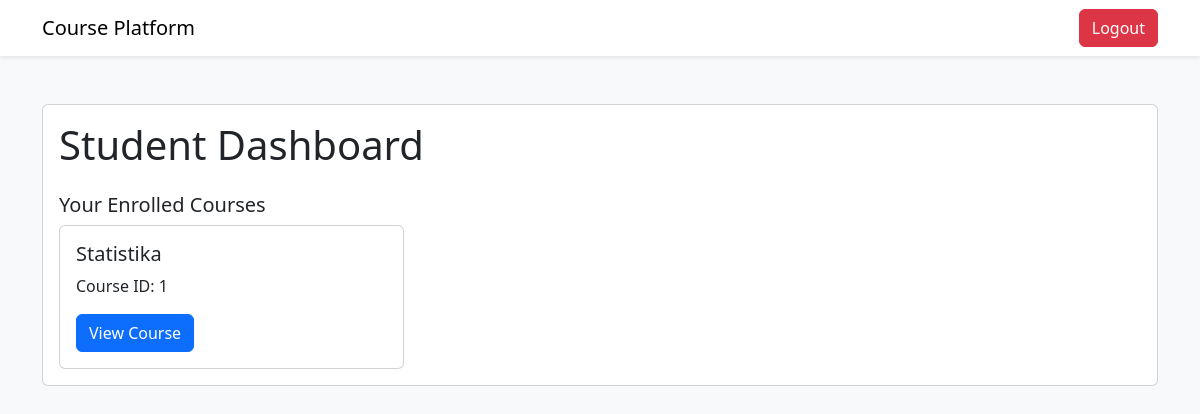
Before: /student/courses (signed in) with the older database file.
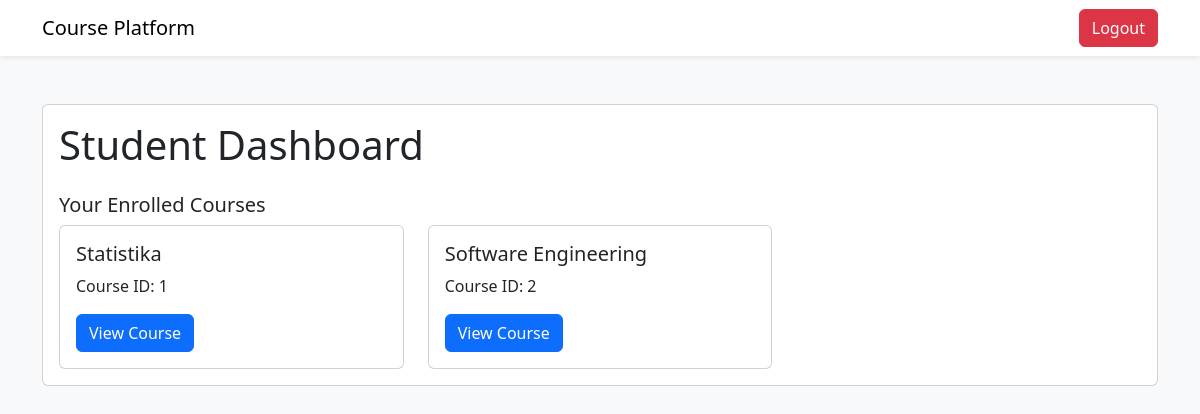
After: the same page with the newer database file.
### tables this page shows
CREATE TABLE peserta_has_kursus (
                id_peserta INTEGER,
                id_kursus INTEGER,
                FOREIGN KEY (id_peserta) REFERENCES peserta(id_peserta),
                FOREIGN KEY (id_kursus) REFERENCES kursus(id_kursus)
            );

CREATE TABLE kursus (
                id_kursus INTEGER PRIMARY KEY AUTOINCREMENT,
                id_instruktur INTEGER,
                nama_kursus TEXT NOT NULL,
                harga_kursus INT NOT NULL,
                FOREIGN KEY (id_instruktur) REFERENCES instruktur(id_instruktur)
            );

### features/student.py (the view)
    def student_courses(self):
        if not session.get('email') and session.get('role') != 'user':
            return redirect(url_for('home'))
        email = session.get('email')
        id_student = query_db('SELECT * FROM peserta WHERE email = ?', (email,), one=True)
        enrolled_courses = query_db('SELECT * FROM peserta_has_kursus INNER JOIN kursus ON peserta_has_kursus.id_kursus = kursus.id_kursus WHERE id_peserta = ?', (id_student['id_peserta'],))
        return render_template('student/courses.html', courses=enrolled_courses)

### database.py (called while the page is built)
def get_db():
    db = getattr(g, '_database', None)
    if db is None:
        db = g._database = sqlite3.connect(DATABASE)
        db.row_factory = sqlite3.Row
    return db

def query_db(query, args=(), one=False):
    cur = get_db().execute(query, args)
    rv = cur.fetchall()
    cur.close()
    get_db().commit()
    return (rv[0] if rv else None) if one else rv

### templates/student/courses.html (shortened to what this page needs)
<!DOCTYPE html>
<html lang="en">
<head>
    <link href="https://cdn.jsdelivr.net/npm/bootstrap@5.3.0/dist/css/bootstrap.min.css" rel="stylesheet">
</head>
<body class="bg-light">
    <nav class="navbar navbar-expand-lg navbar-light bg-white shadow-sm">
        <div class="container">
            <a class="navbar-brand" href="/student">Course Platform</a>
            <div class="d-flex">
                <a href="/logout" class="btn btn-danger">Logout</a>
            </div>
        </div>
    </nav>
    <div class="container py-5">
        <div class="card">
            <div class="card-body">
                <h1 class="card-title mb-4">Student Dashboard</h1>
                <h2 class="card-title h5 mt-4">Your Enrolled Courses</h2>
                <div class="row g-4">
                    {% for course in courses %}
                    <div class="col-md-4">
                        <div class="card h-100">
                            <div class="card-body">
                                <h3 class="card-title h5">{{ course.nama_kursus }}</h3>
                                <p class="card-text">Course ID: {{ course.id_kursus }}</p>
                                <a href="/student/course/{{ course.id_kursus }}" class="btn btn-primary">View
                                    Course</a>
                            </div>
                        </div>
                    </div>
                    {% endfor %}
                </div>
            </div>
        </div>
    </div>
</body>
</html>

Changed rows visible on the page:
now on this page (row edited): peserta_has_kursus: nama_kursus "Software Engineering", id_kursus "2"
